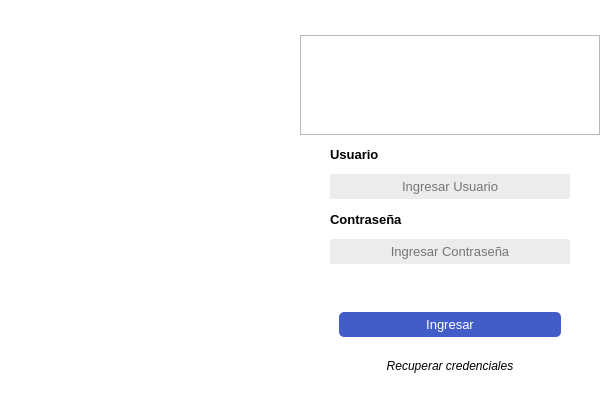
<?xml version="1.0" encoding="UTF-8"?>
<ui version="4.0">
 <class>ventana_principal</class>
 <widget class="QMainWindow" name="ventana_principal">
  <property name="geometry">
   <rect>
    <x>0</x>
    <y>0</y>
    <width>600</width>
    <height>400</height>
   </rect>
  </property>
  <property name="minimumSize">
   <size>
    <width>600</width>
    <height>400</height>
   </size>
  </property>
  <property name="maximumSize">
   <size>
    <width>600</width>
    <height>400</height>
   </size>
  </property>
  <property name="windowTitle">
   <string>MainWindow</string>
  </property>
  <property name="styleSheet">
   <string notr="true">#panel_principal{
background-color: rgb(255, 255, 255);
}
#panel_izquierda{
background-color: rgb(255, 255, 255);
}
#txt_usuario{
	border-radius: 2px;
}
#txt_contrasena{
	border-radius: 2px;
}
#btn_ingresar{
	border-radius: 5px;
	background-color: rgb(66, 93, 200);
	color: rgb(255, 255, 255);
}
#btn_ingresar::hover{
	background-color: rgb(82, 116, 250);
}
#lbl_datos_incorrectos{
	color: rgb(255, 0, 4);
}
#txt_usuario{
	background-color: rgb(236, 236, 236);
}
#txt_contrasena{
	background-color: rgb(236, 236, 236);
}</string>
  </property>
  <widget class="QWidget" name="panel_principal">
   <layout class="QVBoxLayout" name="verticalLayout">
    <property name="spacing">
     <number>0</number>
    </property>
    <property name="leftMargin">
     <number>0</number>
    </property>
    <property name="topMargin">
     <number>0</number>
    </property>
    <property name="rightMargin">
     <number>0</number>
    </property>
    <property name="bottomMargin">
     <number>0</number>
    </property>
    <item>
     <widget class="QWidget" name="panel_secundario" native="true">
      <layout class="QHBoxLayout" name="horizontalLayout">
       <property name="spacing">
        <number>0</number>
       </property>
       <property name="leftMargin">
        <number>0</number>
       </property>
       <property name="topMargin">
        <number>0</number>
       </property>
       <property name="rightMargin">
        <number>0</number>
       </property>
       <property name="bottomMargin">
        <number>0</number>
       </property>
       <item>
        <widget class="QWidget" name="panel_izquierda" native="true">
         <property name="minimumSize">
          <size>
           <width>300</width>
           <height>0</height>
          </size>
         </property>
         <property name="maximumSize">
          <size>
           <width>300</width>
           <height>16777215</height>
          </size>
         </property>
         <property name="styleSheet">
          <string notr="true"/>
         </property>
         <layout class="QVBoxLayout" name="verticalLayout_2">
          <property name="spacing">
           <number>0</number>
          </property>
          <property name="leftMargin">
           <number>25</number>
          </property>
          <property name="topMargin">
           <number>25</number>
          </property>
          <property name="rightMargin">
           <number>25</number>
          </property>
          <property name="bottomMargin">
           <number>25</number>
          </property>
          <item>
           <widget class="QLabel" name="lbl_fondo">
            <property name="styleSheet">
             <string notr="true"/>
            </property>
            <property name="text">
             <string/>
            </property>
            <property name="textFormat">
             <enum>Qt::PlainText</enum>
            </property>
            <property name="pixmap">
             <pixmap>../../../../../Downloads/logo.png</pixmap>
            </property>
            <property name="scaledContents">
             <bool>true</bool>
            </property>
            <property name="wordWrap">
             <bool>false</bool>
            </property>
           </widget>
          </item>
         </layout>
        </widget>
       </item>
       <item>
        <widget class="QWidget" name="panel_derecha" native="true">
         <property name="minimumSize">
          <size>
           <width>300</width>
           <height>0</height>
          </size>
         </property>
         <property name="maximumSize">
          <size>
           <width>300</width>
           <height>16777215</height>
          </size>
         </property>
         <layout class="QVBoxLayout" name="verticalLayout_3">
          <property name="spacing">
           <number>0</number>
          </property>
          <property name="leftMargin">
           <number>0</number>
          </property>
          <property name="topMargin">
           <number>0</number>
          </property>
          <property name="rightMargin">
           <number>0</number>
          </property>
          <property name="bottomMargin">
           <number>0</number>
          </property>
          <item>
           <widget class="QWidget" name="widget" native="true">
            <property name="minimumSize">
             <size>
              <width>0</width>
              <height>35</height>
             </size>
            </property>
            <property name="maximumSize">
             <size>
              <width>16777215</width>
              <height>35</height>
             </size>
            </property>
            <layout class="QHBoxLayout" name="horizontalLayout_3">
             <property name="spacing">
              <number>0</number>
             </property>
             <property name="leftMargin">
              <number>10</number>
             </property>
             <property name="topMargin">
              <number>5</number>
             </property>
             <property name="rightMargin">
              <number>10</number>
             </property>
             <property name="bottomMargin">
              <number>0</number>
             </property>
             <item>
              <widget class="QWidget" name="widget_6" native="true"/>
             </item>
             <item>
              <widget class="QWidget" name="widget_5" native="true">
               <property name="minimumSize">
                <size>
                 <width>20</width>
                 <height>20</height>
                </size>
               </property>
               <property name="maximumSize">
                <size>
                 <width>20</width>
                 <height>20</height>
                </size>
               </property>
               <layout class="QGridLayout" name="gridLayout_2">
                <property name="leftMargin">
                 <number>0</number>
                </property>
                <property name="topMargin">
                 <number>0</number>
                </property>
                <property name="rightMargin">
                 <number>0</number>
                </property>
                <property name="bottomMargin">
                 <number>0</number>
                </property>
                <property name="spacing">
                 <number>0</number>
                </property>
                <item row="0" column="0">
                 <widget class="QLabel" name="label_3">
                  <property name="cursor">
                   <cursorShape>PointingHandCursor</cursorShape>
                  </property>
                  <property name="text">
                   <string/>
                  </property>
                  <property name="pixmap">
                   <pixmap>../../../../../Downloads/cclose_img.png</pixmap>
                  </property>
                  <property name="scaledContents">
                   <bool>true</bool>
                  </property>
                  <property name="alignment">
                   <set>Qt::AlignCenter</set>
                  </property>
                 </widget>
                </item>
               </layout>
              </widget>
             </item>
            </layout>
           </widget>
          </item>
          <item>
           <widget class="QFrame" name="frame">
            <property name="minimumSize">
             <size>
              <width>0</width>
              <height>100</height>
             </size>
            </property>
            <property name="maximumSize">
             <size>
              <width>16777215</width>
              <height>100</height>
             </size>
            </property>
            <property name="frameShape">
             <enum>QFrame::StyledPanel</enum>
            </property>
            <property name="frameShadow">
             <enum>QFrame::Raised</enum>
            </property>
            <layout class="QGridLayout" name="gridLayout">
             <property name="leftMargin">
              <number>80</number>
             </property>
             <property name="rightMargin">
              <number>80</number>
             </property>
             <item row="0" column="0">
              <widget class="QLabel" name="label">
               <property name="text">
                <string/>
               </property>
               <property name="pixmap">
                <pixmap>../../../../../Downloads/login_img.png</pixmap>
               </property>
               <property name="scaledContents">
                <bool>true</bool>
               </property>
               <property name="alignment">
                <set>Qt::AlignCenter</set>
               </property>
              </widget>
             </item>
            </layout>
           </widget>
          </item>
          <item>
           <widget class="QWidget" name="widget_2" native="true">
            <layout class="QVBoxLayout" name="verticalLayout_4">
             <property name="spacing">
              <number>0</number>
             </property>
             <property name="leftMargin">
              <number>30</number>
             </property>
             <property name="topMargin">
              <number>0</number>
             </property>
             <property name="rightMargin">
              <number>30</number>
             </property>
             <property name="bottomMargin">
              <number>0</number>
             </property>
             <item>
              <widget class="QLabel" name="lbl_usuario">
               <property name="font">
                <font>
                 <family>Arial</family>
                 <pointsize>10</pointsize>
                 <weight>75</weight>
                 <bold>true</bold>
                </font>
               </property>
               <property name="layoutDirection">
                <enum>Qt::RightToLeft</enum>
               </property>
               <property name="text">
                <string>Usuario</string>
               </property>
              </widget>
             </item>
             <item>
              <widget class="QLineEdit" name="txt_usuario">
               <property name="minimumSize">
                <size>
                 <width>0</width>
                 <height>25</height>
                </size>
               </property>
               <property name="maximumSize">
                <size>
                 <width>16777215</width>
                 <height>25</height>
                </size>
               </property>
               <property name="font">
                <font>
                 <family>Arial</family>
                 <pointsize>10</pointsize>
                </font>
               </property>
               <property name="layoutDirection">
                <enum>Qt::RightToLeft</enum>
               </property>
               <property name="alignment">
                <set>Qt::AlignCenter</set>
               </property>
               <property name="placeholderText">
                <string>Ingresar Usuario</string>
               </property>
              </widget>
             </item>
             <item>
              <widget class="QLabel" name="lbl_contrasena">
               <property name="font">
                <font>
                 <family>Arial</family>
                 <pointsize>10</pointsize>
                 <weight>75</weight>
                 <bold>true</bold>
                </font>
               </property>
               <property name="layoutDirection">
                <enum>Qt::RightToLeft</enum>
               </property>
               <property name="text">
                <string>Contraseña</string>
               </property>
              </widget>
             </item>
             <item>
              <widget class="QLineEdit" name="txt_contrasena">
               <property name="minimumSize">
                <size>
                 <width>0</width>
                 <height>25</height>
                </size>
               </property>
               <property name="maximumSize">
                <size>
                 <width>16777215</width>
                 <height>25</height>
                </size>
               </property>
               <property name="font">
                <font>
                 <family>Arial</family>
                 <pointsize>10</pointsize>
                </font>
               </property>
               <property name="layoutDirection">
                <enum>Qt::RightToLeft</enum>
               </property>
               <property name="alignment">
                <set>Qt::AlignCenter</set>
               </property>
               <property name="placeholderText">
                <string>Ingresar Contraseña</string>
               </property>
              </widget>
             </item>
             <item>
              <widget class="QLabel" name="lbl_datos_incorrectos">
               <property name="font">
                <font>
                 <family>Arial</family>
                 <italic>true</italic>
                </font>
               </property>
               <property name="layoutDirection">
                <enum>Qt::RightToLeft</enum>
               </property>
               <property name="text">
                <string/>
               </property>
               <property name="alignment">
                <set>Qt::AlignCenter</set>
               </property>
              </widget>
             </item>
             <item>
              <widget class="QWidget" name="widget_4" native="true">
               <layout class="QHBoxLayout" name="horizontalLayout_2">
                <item>
                 <widget class="QPushButton" name="btn_ingresar">
                  <property name="minimumSize">
                   <size>
                    <width>0</width>
                    <height>25</height>
                   </size>
                  </property>
                  <property name="maximumSize">
                   <size>
                    <width>16777215</width>
                    <height>25</height>
                   </size>
                  </property>
                  <property name="font">
                   <font>
                    <family>Arial</family>
                    <pointsize>10</pointsize>
                   </font>
                  </property>
                  <property name="cursor">
                   <cursorShape>PointingHandCursor</cursorShape>
                  </property>
                  <property name="layoutDirection">
                   <enum>Qt::RightToLeft</enum>
                  </property>
                  <property name="text">
                   <string>Ingresar</string>
                  </property>
                 </widget>
                </item>
               </layout>
              </widget>
             </item>
             <item>
              <widget class="QLabel" name="lbl_recuperar_credenciales">
               <property name="font">
                <font>
                 <family>Arial</family>
                 <italic>true</italic>
                </font>
               </property>
               <property name="cursor">
                <cursorShape>PointingHandCursor</cursorShape>
               </property>
               <property name="mouseTracking">
                <bool>true</bool>
               </property>
               <property name="layoutDirection">
                <enum>Qt::RightToLeft</enum>
               </property>
               <property name="text">
                <string>Recuperar credenciales</string>
               </property>
               <property name="alignment">
                <set>Qt::AlignCenter</set>
               </property>
              </widget>
             </item>
            </layout>
           </widget>
          </item>
          <item>
           <widget class="QWidget" name="widget_3" native="true">
            <property name="minimumSize">
             <size>
              <width>0</width>
              <height>15</height>
             </size>
            </property>
            <property name="maximumSize">
             <size>
              <width>16777215</width>
              <height>15</height>
             </size>
            </property>
           </widget>
          </item>
         </layout>
        </widget>
       </item>
      </layout>
     </widget>
    </item>
   </layout>
  </widget>
 </widget>
 <resources/>
 <connections/>
</ui>
